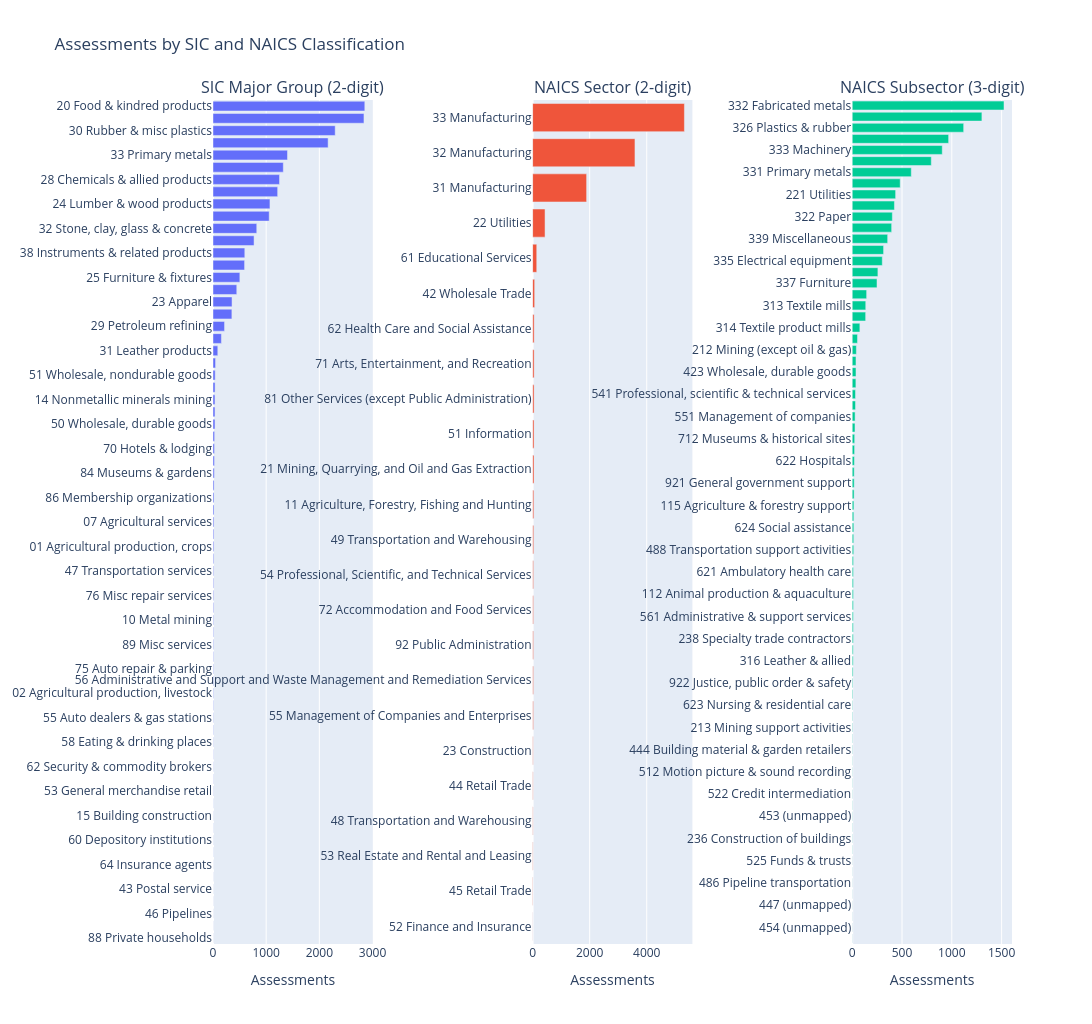

The cell this chart's notebook holds for it:
### Markdown cell above
Per the plot below, we can see that the dataset is biased towards manufacturing in general, (instead of services), and those with NAICS codes describe a subset of manufacturing-related businesses.

### Code cell
sic = (ASSESS.drop_nulls("SIC2").group_by("SIC2", "SIC2_name").len().sort("len", descending=True).with_columns(label=pl.col("SIC2") + " " + pl.col("SIC2_name").fill_null("(unmapped)")))
sec = (ASSESS.drop_nulls("NAICS2").group_by("NAICS2", "NAICS2_name").len().sort("len", descending=True).with_columns(label=pl.col("NAICS2") + " " + pl.col("NAICS2_name").fill_null("(unmapped)")))
sub = (ASSESS.drop_nulls("NAICS3").group_by("NAICS3", "NAICS3_name").len().sort("len", descending=True).with_columns(label=pl.col("NAICS3") + " " + pl.col("NAICS3_name").fill_null("(unmapped)")))

subs = make_subplots(1, 3, subplot_titles=["SIC Major Group (2-digit)", "NAICS Sector (2-digit)", "NAICS Subsector (3-digit)"], horizontal_spacing=0.2)

subs.add_trace(go.Bar(x=sic["len"].to_list(), y=sic["label"].to_list(), orientation="h"), 1, 1)
subs.add_trace(go.Bar(x=sec["len"].to_list(), y=sec["label"].to_list(), orientation="h"), 1, 2)
subs.add_trace(go.Bar(x=sub["len"].to_list(), y=sub["label"].to_list(), orientation="h"), 1, 3)

subs.update_yaxes(type="category", autorange="reversed")   # most common at top
subs.update_xaxes(title_text="Assessments")
subs.update_layout(height=1024, width=1280, showlegend=False, title_text="Assessments by SIC and NAICS Classification")
subs.show()

### Figure 1 — Plotly figure (JSON) as saved in the notebook; plotly's stock layout.template omitted (floating-point values rounded to 4 significant figures)
{"data": [{"orientation": "h", "type": "bar", "x": [2855, 2839, 2298, 2165, 1401, 1322, 1251, 1216, 1071, 1057, 823, 772, 598, 594, 505, 447, 358, 355, 217, 158, 90, 48, 41, 39, 37, 37, 37, 30, 28, 27, 24, 20, 19, 19, 17, 15, 15, 13, 11, 11, 11, 11, 9, 9, 9, 7, 7, 7, 7, 6, 5, 5, 4, 3, 3, 3, 3, 2, 2, 2, 2, 2, 1, 1, 1, 1, 1, 1, 1], "xaxis": "x", "y": ["20 Food & kindred products", "34 Fabricated metals", "30 Rubber & misc plastics", "35 Industrial machinery & equipment", "33 Primary metals", "37 Transportation equipment", "28 Chemicals & allied products", "36 Electronic & electrical equipment", "24 Lumber & wood products", "26 Paper & allied products", "32 Stone, clay, glass & concrete", "27 Printing & publishing", "38 Instruments & related products", "22 Textile mill products", "25 Furniture & fixtures", "49 Electric, gas & sanitary services", "23 Apparel", "39 Miscellaneous manufacturing", "29 Petroleum refining", "82 Educational services", "31 Leather products", "65 Real estate", "51 Wholesale, nondurable goods", "80 Health services", "14 Nonmetallic minerals mining", "42 Trucking & warehousing", "50 Wholesale, durable goods", "87 Engineering & management services", "70 Hotels & lodging", "79 Amusement & recreation", "84 Museums & gardens", "83 Social services", "86 Membership organizations", "21 Tobacco products", "07 Agricultural services", "72 Personal services", "01 Agricultural production, crops", "73 Business services", "47 Transportation services", "54 Food stores", "76 Misc repair services", "59 Misc retail", "10 Metal mining", "45 Air transportation", "89 Misc services", "81 Legal services", "75 Auto repair & parking", "17 Special trade contractors", "02 Agricultural production, livestock", "16 Heavy construction", "55 Auto dealers & gas stations", "13 Oil & gas extraction", "58 Eating & drinking places", "78 Motion pictures", "62 Security & commodity brokers", "12 Coal mining", "53 General merchandise retail", "44 Water transportation", "15 Building construction", "09 Fishing, hunting & trapping", "60 Depository institutions", "52 Building materials & garden retail", "64 Insurance agents", "48 Communications", "43 Postal service", "63 Insurance carriers", "46 Pipelines", "41 Local passenger transit", "88 Private households"], "yaxis": "y"}, {"orientation": "h", "type": "bar", "x": [5320, 3587, 1893, 436, 145, 72, 54, 53, 51, 50, 49, 42, 39, 33, 32, 32, 31, 29, 19, 18, 17, 16, 14, 5], "xaxis": "x2", "y": ["33 Manufacturing", "32 Manufacturing", "31 Manufacturing", "22 Utilities", "61 Educational Services", "42 Wholesale Trade", "62 Health Care and Social Assistance", "71 Arts, Entertainment, and Recreation", "81 Other Services (except Public Administration)", "51 Information", "21 Mining, Quarrying, and Oil and Gas Extraction", "11 Agriculture, Forestry, Fishing and Hunting", "49 Transportation and Warehousing", "54 Professional, Scientific, and Technical Services", "72 Accommodation and Food Services", "92 Public Administration", "56 Administrative and Support and Waste Management and Remediation Services", "55 Management of Companies and Enterprises", "23 Construction", "44 Retail Trade", "48 Transportation and Warehousing", "53 Real Estate and Rental and Leasing", "45 Retail Trade", "52 Finance and Insurance"], "yaxis": "y2"}, {"orientation": "h", "type": "bar", "x": [1524, 1302, 1119, 968, 904, 794, 593, 482, 436, 424, 403, 396, 356, 315, 302, 258, 249, 145, 136, 135, 77, 53, 42, 38, 38, 37, 33, 33, 29, 28, 25, 24, 22, 20, 20, 19, 17, 16, 16, 15, 15, 13, 12, 12, 12, 12, 11, 11, 11, 10, 10, 9, 6, 6, 4, 4, 4, 3, 3, 2, 2, 2, 2, 2, 2, 2, 2, 2, 1, 1, 1, 1, 1, 1, 1, 1], "xaxis": "x3", "y": ["332 Fabricated metals", "311 Food", "326 Plastics & rubber", "336 Transportation equipment", "333 Machinery", "325 Chemicals", "331 Primary metals", "321 Wood products", "221 Utilities", "334 Computer & electronic", "322 Paper", "327 Nonmetallic minerals", "339 Miscellaneous", "312 Beverage & tobacco", "335 Electrical equipment", "323 Printing", "337 Furniture", "611 Educational services", "313 Textile mills", "324 Petroleum & coal", "314 Textile product mills", "315 Apparel", "212 Mining (except oil & gas)", "493 Warehousing & storage", "423 Wholesale, durable goods", "511 (unmapped)", "541 Professional, scientific & technical services", "424 Wholesale, nondurable goods", "551 Management of companies", "721 Accommodation", "712 Museums & historical sites", "813 Religious, civic & professional organizations", "622 Hospitals", "562 Waste management & remediation", "921 General government support", "713 Amusement, gambling & recreation", "115 Agriculture & forestry support", "531 Real estate", "624 Social assistance", "812 Personal & laundry services", "488 Transportation support activities", "111 Crop production", "621 Ambulatory health care", "811 Repair & maintenance", "112 Animal production & aquaculture", "445 Food & beverage retailers", "561 Administrative & support services", "451 (unmapped)", "238 Specialty trade contractors", "519 Other information services", "316 Leather & allied", "711 Performing arts & spectator sports", "922 Justice, public order & safety", "237 Heavy & civil engineering construction", "623 Nursing & residential care", "722 Food services & drinking places", "213 Mining support activities", "211 Oil & gas extraction", "444 Building material & garden retailers", "924 Environmental program administration", "512 Motion picture & sound recording", "928 National security & international affairs", "522 Credit intermediation", "524 Insurance carriers", "453 (unmapped)", "927 Space research & technology", "236 Construction of buildings", "441 Motor vehicle & parts dealers", "525 Funds & trusts", "485 Transit & ground passenger transportation", "486 Pipeline transportation", "492 Couriers & messengers", "447 (unmapped)", "517 Telecommunications", "454 (unmapped)", "425 Wholesale agents & brokers"], "yaxis": "y3"}], "layout": {"annotations": [{"font": {"size": 16}, "showarrow": false, "text": "SIC Major Group (2-digit)", "x": 0.1, "xanchor": "center", "xref": "paper", "y": 1, "yanchor": "bottom", "yref": "paper"}, {"font": {"size": 16}, "showarrow": false, "text": "NAICS Sector (2-digit)", "x": 0.5, "xanchor": "center", "xref": "paper", "y": 1, "yanchor": "bottom", "yref": "paper"}, {"font": {"size": 16}, "showarrow": false, "text": "NAICS Subsector (3-digit)", "x": 0.9, "xanchor": "center", "xref": "paper", "y": 1, "yanchor": "bottom", "yref": "paper"}], "height": 1024, "showlegend": false, "title": {"text": "Assessments by SIC and NAICS Classification"}, "width": 1280, "xaxis": {"anchor": "y", "domain": [0, 0.2], "title": {"text": "Assessments"}}, "xaxis2": {"anchor": "y2", "domain": [0.4, 0.6], "title": {"text": "Assessments"}}, "xaxis3": {"anchor": "y3", "domain": [0.8, 1], "title": {"text": "Assessments"}}, "yaxis": {"anchor": "x", "autorange": "reversed", "domain": [0, 1], "type": "category"}, "yaxis2": {"anchor": "x2", "autorange": "reversed", "domain": [0, 1], "type": "category"}, "yaxis3": {"anchor": "x3", "autorange": "reversed", "domain": [0, 1], "type": "category"}}}
